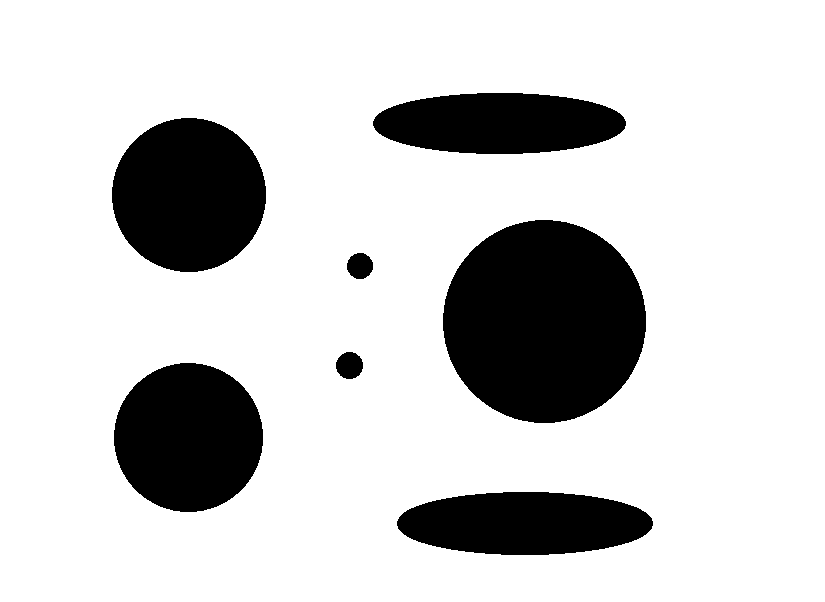
#> input picture 3/test_2.png, 825 x 602 px
$ python main.py
#> lines starting #> are read from the running program, lines starting #| are printed output that depends on the picture; after the words box and inside, x2 and y2 are one past the last pixel; in counts of white or black regions, pixels touching at a corner belong together
import cv2
import numpy as np

img_1 = cv2.imread('test_2.png', 0)
#> img_1: shape (602, 825); 81% white; 7 black regions, largest, box (x1, y1, x2, y2) and area: (443, 220, 646, 423) 32325, (112, 118, 266, 272) 18610, (114, 363, 263, 512) 17431
img_2 = cv2.imread('circles_only.png', 0)
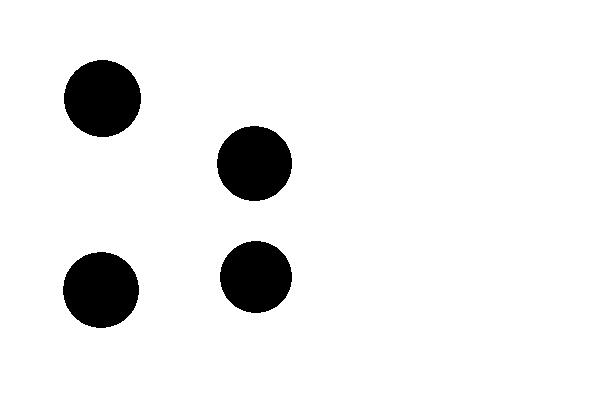
#> input picture 3/circles_only.png, 595 x 409 px
#> img_2: shape (409, 595); 92.8% white; 4 black regions, box (x1, y1, x2, y2) and area: (64, 60, 141, 137) 4635, (63, 252, 139, 328) 4511, (217, 126, 292, 201) 4398, (220, 241, 292, 313) 4050

detector = cv2.SimpleBlobDetector_create()

#detect blobs
keypoints_1 = detector.detect(img_1)
#> keypoints_1 = 2 keypoints; (x, y, size): (349, 365, 27.9), (360, 266, 27)
keypoints_2 = detector.detect(img_2)
#> keypoints_2 = 4 keypoints; (x, y, size): (102, 98, 77.8), (101, 290, 76.7), (254, 163, 75.9), (256, 277, 72.8)

#draw blobs as red circle
blank = np.zeros((1, 1))
blobs_1 = cv2.drawKeypoints(img_1, keypoints_1, blank, (0, 0, 255), cv2.DRAW_MATCHES_FLAGS_DRAW_RICH_KEYPOINTS)
blobs_2 = cv2.drawKeypoints(img_2, keypoints_2, blank, (0, 0, 255), cv2.DRAW_MATCHES_FLAGS_DRAW_RICH_KEYPOINTS)

num_blobs = len(keypoints_1)
#> num_blobs = 2
text_1 = "Total Blobs on Img 1: " + str(len(keypoints_1))
#> text_1 = 'Total Blobs on Img 1: 2'
cv2.putText(blobs_1, text_1, (20, 550), cv2.FONT_HERSHEY_SIMPLEX, 1, (100, 0, 255), 2)
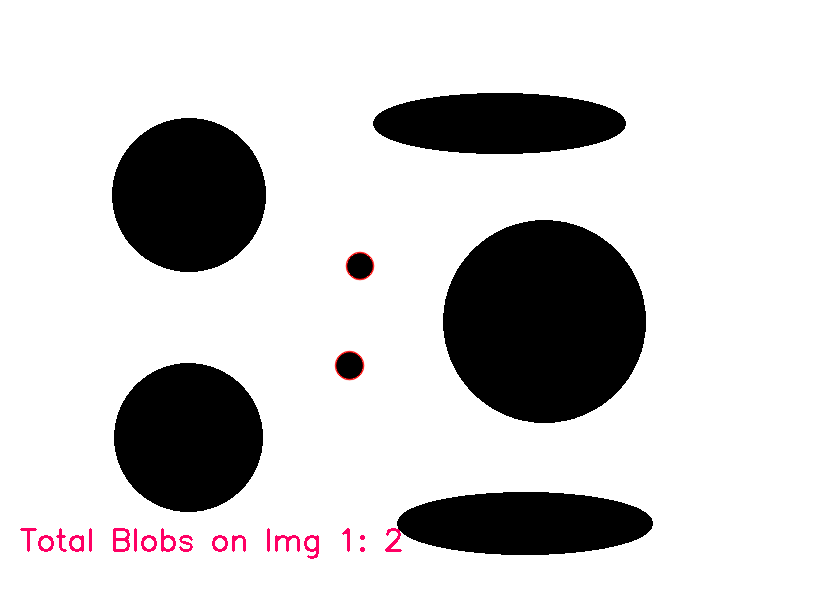
#> blobs_1: shape (602, 825, 3); mean of channels 0, 1, 2 205.7, 205.3, 206.5; drawn as B, G, R
text_2 = "Total Blobs on Img 2: " + str(len(keypoints_2))
#> text_2 = 'Total Blobs on Img 2: 4'
cv2.putText(blobs_2, text_2, (20, 400), cv2.FONT_HERSHEY_SIMPLEX, 1, (100, 0, 255), 2)
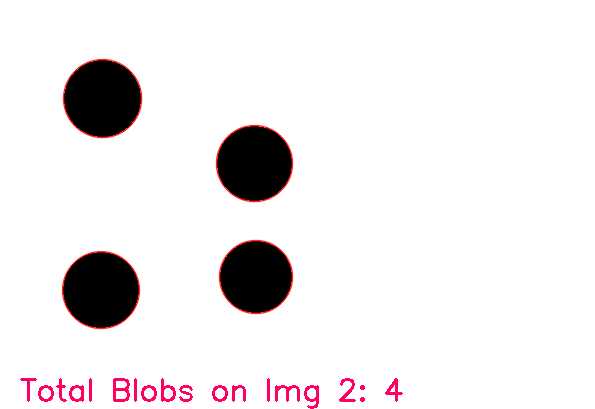
#> blobs_2: shape (409, 595, 3); mean of channels 0, 1, 2 234.1, 233.1, 236.8; drawn as B, G, R

cv2.imshow('Blobs 1', blobs_1)
cv2.imshow('Blobs 2', blobs_2)
cv2.waitKey(0)

cv2.destroyAllWindows()
